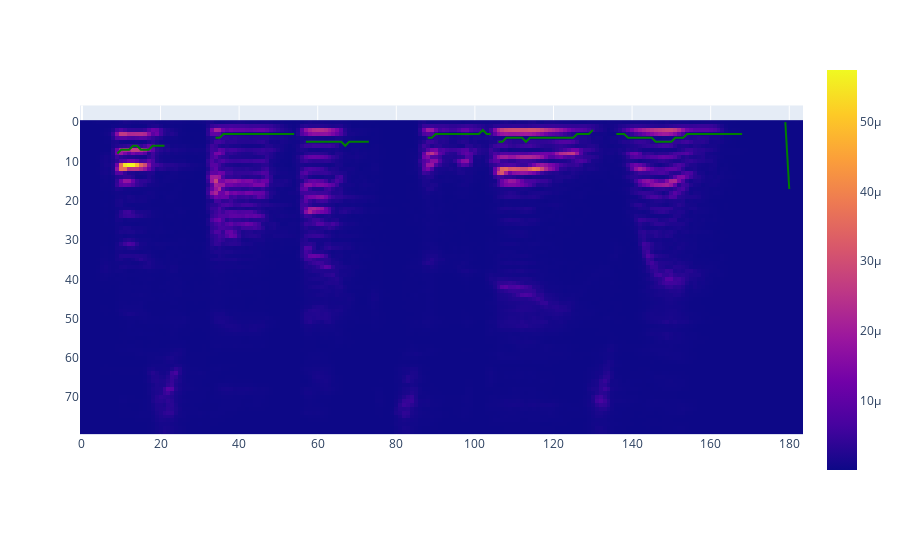

Here is the notebook cell this chart was saved with:
### Code cell
index = 300

audiopath, *extra, text, speaker = hifi_ds.audiopaths_and_text[index]
# audiopath = '/home/aleksey/datasets/exeter_01_heath_0012.wav'
audiopath = '/home/aleksey/datasets/LJ001-0007.wav'
print(text)

audio, sampling_rate = load_wav_to_torch(audiopath)
if sampling_rate != lj_ds.stft.sampling_rate:
    raise ValueError("{} SR doesn't match target {} SR".format(
        sampling_rate, lj_ds.stft.sampling_rate))
audio_norm = audio / lj_ds.max_wav_value
audio_norm = audio_norm.unsqueeze(0)
audio_norm = torch.autograd.Variable(audio_norm, requires_grad=False)
melspec = lj_ds.stft.mel_spectrogram(audio_norm)
melspec = lj_ds.stft.spectral_de_normalize(melspec)
melspec = torch.squeeze(melspec, 0)
mel_len = melspec.size(-1)

snd, sr = librosa.load(audiopath)
pitch_mel, voiced_flag, voiced_probs = librosa.pyin(
    snd, fmin=librosa.note_to_hz('C2'),
    fmax=librosa.note_to_hz('C7'), frame_length=1024)
assert np.abs(mel_len - pitch_mel.shape[0]) <= 1.0

pitch_mel = np.where(np.isnan(pitch_mel), 0.0, pitch_mel)
mel_fq = librosa.mel_frequencies(n_mels=80, fmin=librosa.note_to_hz('C2'), fmax=librosa.note_to_hz('C7'), htk=True)
pitch_mel = [np.abs(mel_fq - p).argmin() if p != 0.0 else None for p in pitch_mel]

fig = px.imshow(melspec)
fig.add_trace(go.Scatter(y=pitch_mel, line={'width': 2, 'color': 'green'}))
fig.show()

### Figure 1 — Plotly figure (JSON) as saved in the notebook; plotly's stock layout.template omitted (floating-point values rounded to 4 significant figures; data arrays with more than 128 entries replaced by an {"elided": "..."} marker saying what was removed)
{"data": [{"coloraxis": "coloraxis", "hovertemplate": "x: %{x}<br>y: %{y}<br>color: %{z}<extra></extra>", "name": "0", "type": "heatmap", "xaxis": "x", "yaxis": "y", "z": {"elided": "80x184 float values"}}, {"line": {"color": "green", "width": 2}, "type": "scatter", "y": {"elided": "184 int values"}}], "layout": {"coloraxis": {"colorscale": [[0, "#0d0887"], [0.1111, "#46039f"], [0.2222, "#7201a8"], [0.3333, "#9c179e"], [0.4444, "#bd3786"], [0.5556, "#d8576b"], [0.6667, "#ed7953"], [0.7778, "#fb9f3a"], [0.8889, "#fdca26"], [1, "#f0f921"]]}, "margin": {"t": 60}, "xaxis": {"anchor": "y", "constrain": "domain", "domain": [0, 1], "scaleanchor": "y"}, "yaxis": {"anchor": "x", "autorange": "reversed", "constrain": "domain", "domain": [0, 1]}}}
